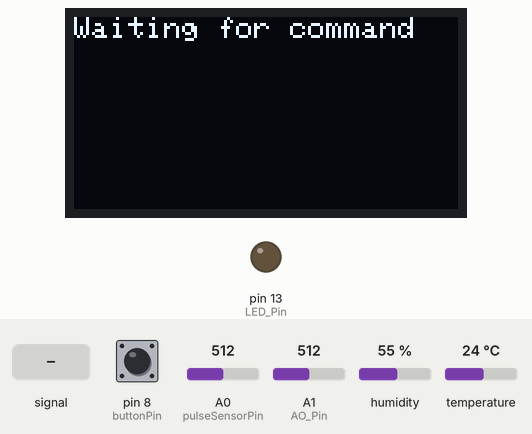
Simulated run of this sketch. Board: Arduino Uno, built with avr-gcc and run on an emulated ATmega328P. On the bench: 128×64 one-colour display, output pins drawn as LEDs (lit = HIGH). The test bench sets the inputs (shaded band); at power-on: pin 8 (buttonPin) LOW, humidity 55 %, A0 (pulseSensorPin) = 512, A1 (AO_Pin) = 512, temperature 24 °C. What the sketch prints to the serial monitor is not drawn.

Above: at 1.2 s.
1.3 s: pin 8 (buttonPin) pulled HIGH for 0.15 s
At 1.8 s:
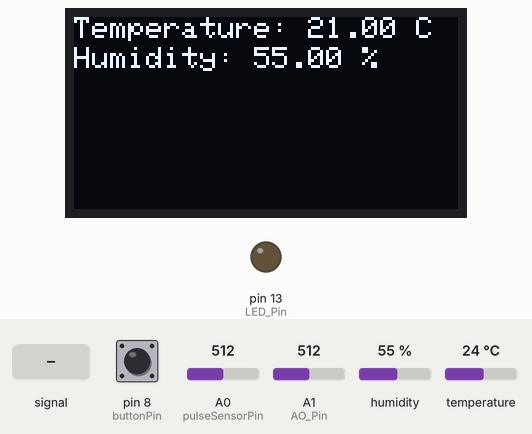
2.9 s: humidity set to 22 %
At 4.0 s:
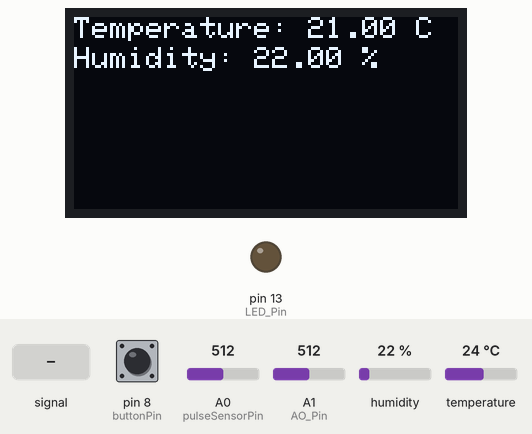
5.0 s: pin 8 (buttonPin) pulled HIGH for 1 s
At 6.9 s:
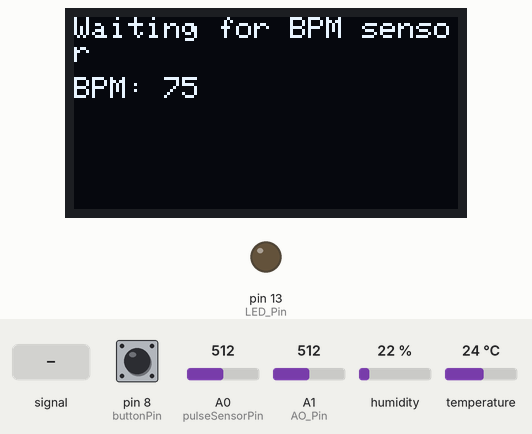
7.5 s: A0 (pulseSensorPin) fed a 200 Hz sine of ±81 counts around its level
At 8.08 s:
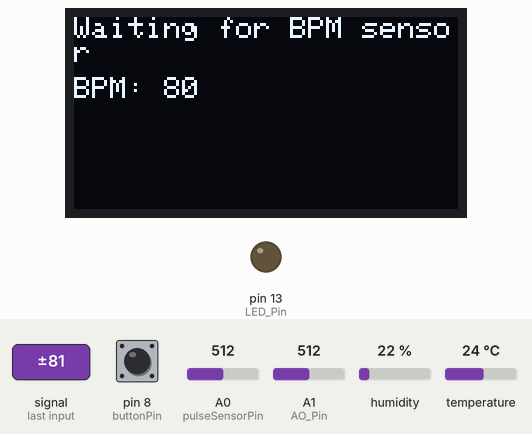
9.4 s: pin 8 (buttonPin) pulled HIGH for 0.15 s
At 10.2 s:
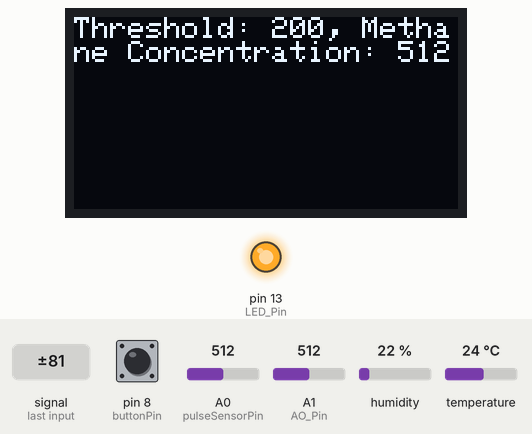
11.0 s: pin 8 (buttonPin) pulled HIGH for 3.2 s
At 14.5 s:
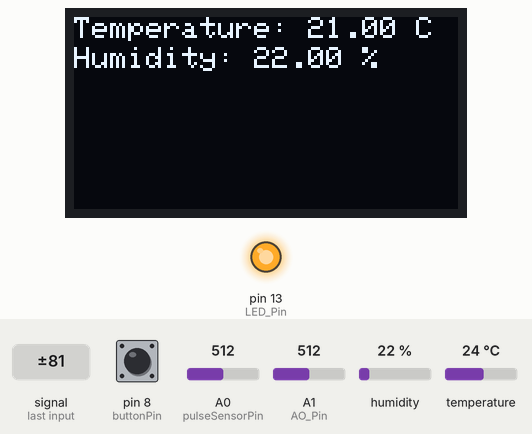
Timing chart, 0 to 16.0 s (numbered marks = the images above; inputs shaded):
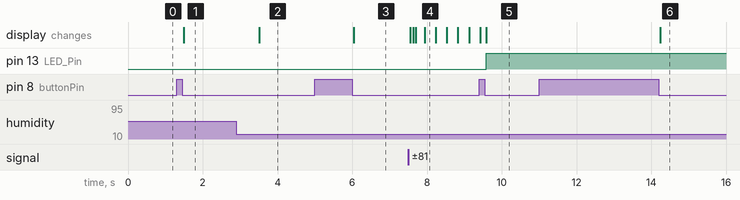

Measured:
- after the input at 1.3 s, the display: changes after 0.19 s (image 1)
- after the input at 2.9 s, the display: changes after 0.61 s (image 2)
- after the input at 5.0 s, the display: changes after 1.0 s (image 3)
- after the input at 7.5 s, the display: first changes after 0.05 s (image 4 shows a later state)
- after the input at 9.4 s, pin 13 (LED_Pin): LOW → HIGH after 0.18 s
- after the input at 11.0 s, the display: changes after 3.2 s (image 6)

The sketch:

sketch_jan11a.ino
```cpp
#include <Wire.h>
#include <Adafruit_GFX.h>
#include <Adafruit_SSD1306.h>
#include <DHT.h>

#define OLED_RESET 4
Adafruit_SSD1306 display(OLED_RESET);

const int buttonPin = 8;        // Digital pin connected to the push button
const int pulseSensorPin = A0;  // Analog pin connected to the pulse sensor


int buttonState = LOW;
int lastButtonState = LOW;
bool waitForTempHumidity = false;
bool waitForGas = false;
bool waitForBPM = false;  // Flag to control the display of the BMP screen
const int AO_Pin = A1; // Connect the AO of MQ-4 sensor with analog channel 2 pin (A2) of Arduino
const int DO_Pin = 9;  // Connect the DO of MQ-4 sensor with digital pin 9 (D9) of Arduino
const int LED_Pin = 13; // Connect an LED with D13 pin of Arduino
int threshold = 200;
int A0_Out; // Create a variable to store the analog output of the MQ-4 sensor

#define DHT_PIN 7    // Digital pin connected to the DHT sensor
#define DHT_TYPE DHT22
DHT dht(DHT_PIN, DHT_TYPE);

enum DisplayState {
  WAITING,
  TEMP_HUMIDITY,
  BPM,
  GAS
};

DisplayState currentState = WAITING;

unsigned long lastUpdateTime = 0;
const unsigned long updateInterval = 3000;  // Update every 3 seconds
const unsigned long gasDisplayDuration = 10000;  // Display Gas Concentration for 10 seconds
const unsigned long serialPrintInterval = 1000;  // Print to Serial Monitor every 1 second
unsigned long lastSerialPrintTime = 0;

void setup() {
  Serial.begin(9600);
  pinMode(DO_Pin, INPUT); // Set the D9 pin as a digital input pin
  pinMode(LED_Pin, OUTPUT); // Set the D13 pin as a digital output pin

  display.begin(SSD1306_SWITCHCAPVCC, 0x3C);
  display.clearDisplay();
  display.setTextSize(1);
  display.setTextColor(SSD1306_WHITE);
  display.setCursor(0, 0);
  display.println("Waiting for command");
  display.display();

  pinMode(buttonPin, INPUT);
  dht.begin();
}

void loop() {
  unsigned long currentTime = millis();

  buttonState = digitalRead(buttonPin);

  if (buttonState == HIGH && lastButtonState == LOW) {
    // Button pressed: Toggle between temperature/humidity, BPM, and Gas
    switch (currentState) {
      case WAITING:
        currentState = TEMP_HUMIDITY;
        break;
      case TEMP_HUMIDITY:
        currentState = BPM;
        break;
      case BPM:
        currentState = GAS;
        break;
      case GAS:
        currentState = TEMP_HUMIDITY;
        break;
    }

    waitForTempHumidity = false;
    waitForBPM = false;
    waitForGas = false;

    while (digitalRead(buttonPin) == HIGH) {
      delay(10);
    }
  }

  // Update data based on the current state
  switch (currentState) {
    case WAITING:
      // Display waiting message
      display.clearDisplay();
      display.setCursor(0, 0);
      display.println("Waiting for command");
      display.display();
      break;

    case TEMP_HUMIDITY:
      displayTempHumidity();
      break;

    case BPM:
      displayBPM();
      break;

    case GAS:
      readGasConcentration();  // Read gas concentration only when in GAS state
      displayGasConcentration();
      break;
  }

  // Print gas concentration to Serial Monitor every 1 second
  if (currentTime - lastSerialPrintTime >= serialPrintInterval && currentState == GAS) {
    Serial.print("Gas Concentration: ");
    Serial.println(A0_Out);
    lastSerialPrintTime = currentTime;
  }

  lastButtonState = buttonState;
}

void displayTempHumidity() {
  display.clearDisplay();
  display.setCursor(0, 0);

  float actualTemperature = dht.readTemperature();
  float adjustedTemperature = actualTemperature - 3.0;  // Adjust temperature by subtracting 3 degrees

  display.print("Temperature: ");
  display.print(adjustedTemperature);
  display.print(" C");

  display.setCursor(0, 10);
  display.print("Humidity: ");
  display.print(dht.readHumidity());
  display.print(" %");

  display.display();
}


void displayBPM() {
  int pulseValue = analogRead(pulseSensorPin);
  int bpm = map(pulseValue, 0, 1023, 40, 110);

  display.clearDisplay();
  display.setCursor(0, 0);
  display.println("Waiting for BPM sensor");

  display.setCursor(0, 20);
  display.print("BPM: ");
  display.print(bpm);

  display.display();
}

void readGasConcentration() {
  A0_Out = analogRead(AO_Pin); // Read the analog output measurement sample from the MQ4 sensor's AO pin
}

void displayGasConcentration() {
  display.clearDisplay();
  display.setCursor(0, 0);
  display.print("Threshold: ");
  display.print(threshold);
  display.print(", ");

  display.print("Methane Concentration: ");
  display.println(A0_Out);

  display.display();

  // Turn on/off LED based on gas concentration and threshold
  if (A0_Out > threshold) {
    digitalWrite(LED_Pin, HIGH);  // If the concentration is above the threshold, turn on the LED
  } else {
    digitalWrite(LED_Pin, LOW);  // If the concentration is below or equal to the threshold, turn off the LED
  }
}
```
